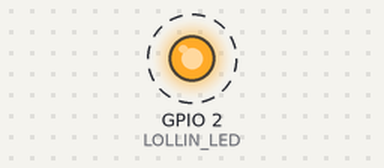
A sketch run on a simulated ESP8266 (NodeMCU). Shown: output pins drawn as LEDs (lit = HIGH). Dashed ring = blinking. What the sketch prints to the serial monitor is not drawn.

Above: at 0.5 s.
Timing chart, 0 to 4.6 s (numbered marks = the images above):
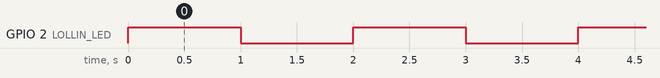

Measured:
- by itself, GPIO 2 (LOLLIN_LED): alternates HIGH for 1.0 s and LOW for 1.0 s

The sketch:

readvcc.ino
```cpp
// testing this one on Lollin board.
#define LOLLIN_LED 2
/*
ESP.getVcc():
This function is used to read NodeMCU module VCC voltage. ADC pin must be kept unconnected.

Note that ADC mode should be changed to read system voltage before reading VCC supply voltage.

To change ADC mode use ADC_MODE(mode) just after #include lines of your sketch.

Modes are ADC_TOUT (for external voltage), ADC_VCC (for system voltage). By default, it reads external voltage.

*/

/*
Readings are bit Off:
According to the datasheet of ESP8266, TOUT (ADC pin of ESP8266) pin must be dangled (floating) while
 measuring the power supply voltage through ADC. But on NodeMCU Dev Kit/Modules it is connected to voltage divider network of
  resistors (100Kohm & 220Kohm) for the sake of external voltage range (0-3.3V) support as shown in below figure.
  Refer: http://www.electronicwings.com/nodemcu/nodemcu-adc-with-arduino-ide

  So we have to remove the network, and then read the readings.


*/

// Define this at Top
ADC_MODE(ADC_VCC);

void setup()
{
  pinMode(LOLLIN_LED, OUTPUT);
  digitalWrite(LOLLIN_LED, 0);
  Serial.begin(9600);

  Serial.println("Read Vcc: ");
}

static uint32_t vcc;

void loop()
{
  digitalWrite(LOLLIN_LED, 1);
  delay(1000);
  digitalWrite(LOLLIN_LED, 0);
  delay(1000);
  //call this to print Vcc
  vcc = ESP.getVcc();
  Serial.print("System voltage(mV): ");
  Serial.println(vcc);
}
```
